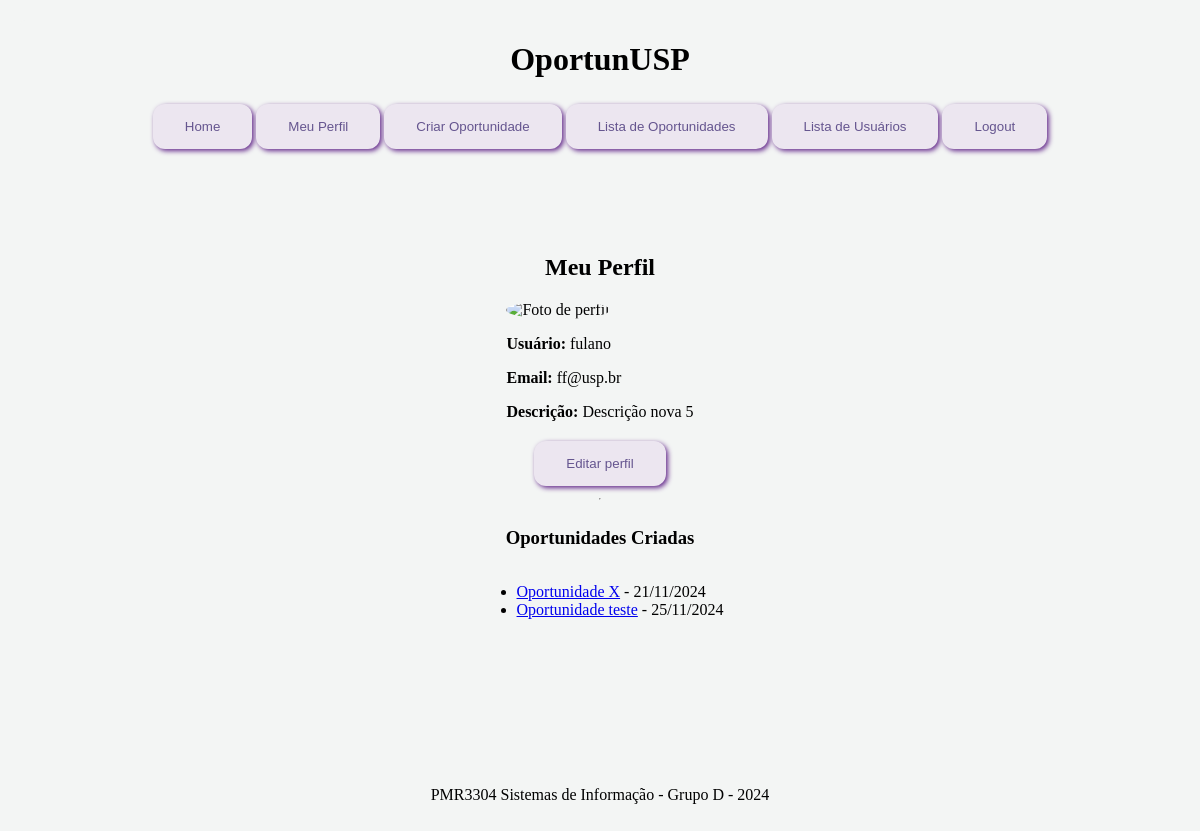
/oportunidades/my_profile/ (signed in), run on the app's committed database.
### oportunidades/models.py (models this page shows, shortened)
class Profile(models.Model):
    user = models.OneToOneField(User, on_delete=models.CASCADE, related_name='profile')
    description = models.TextField(blank=True, null=True)
    profile_pic = models.ImageField(upload_to='profile_pics/', default='profile_pics/default.jpg')

class Opportunity(models.Model):
    title = models.CharField(max_length=255)
    description = models.TextField()
    posted_by = models.ForeignKey(User, on_delete=models.CASCADE)  # Quem publicou
    category = models.CharField(max_length=100)  # Área da pesquisa
    date_posted = models.DateTimeField(auto_now_add=True)
    is_active = models.BooleanField(default=True)  # Se a oportunidade está ativa
    subscribers = models.ManyToManyField(User, related_name='subscribed_opportunities', blank=True)  # Usuários inscritos

### oportunidades/views.py (the view)
# urls.py: path('my_profile/', user_profile, name='user_profile'),
@login_required
def user_profile(request):
    profile = Profile.objects.get(user=request.user)
    opportunities = Opportunity.objects.filter(posted_by=request.user)
    return render(request, 'oportunidades/user_profile.html', {
        'profile': profile,
        'opportunities': opportunities,
    })

### oportunidades/templates/oportunidades/user_profile.html (shortened to what this page needs)
{% extends 'base_generic.html' %}
{% block content %}
<h2>Meu Perfil</h2>
<div>
    <img src="{{ profile.profile_picture.url }}" alt="Foto de perfil" style="max-width: 150px; border-radius: 50%;">
    <p><strong>Usuário:</strong> {{ request.user.username }}</p>
    <p><strong>Email:</strong> {{ request.user.email }}</p>
    <p><strong>Descrição:</strong> {{ profile.description }}</p>
</div>
<a href="{% url 'edit_profile'%}"> <button>Editar perfil </button></a>
<hr>
<h3>Oportunidades Criadas</h3>
<ul>
    {% for opportunity in opportunities %}
        <li>
            <a href="{% url 'opportunity_detail' opportunity.pk %}">{{ opportunity.title }}</a> - {{ opportunity.date_posted|date:"d/m/Y" }}
        </li>
    {% empty %}
        <li>Você ainda não criou nenhuma oportunidade.</li>
    {% endfor %}
</ul>
{% endblock %}

### oportunidades/static/style.css (style rules this page uses)
:root { --button-color:#ECE6F0; --button-hoverColor: #652a8c; --background-color: #F3F5F4; --header-color: #F3F5F4; --nav_color: #6e55a6 ; --content-color: #F3F5F4; --accent-color: #ffffff; --border-color: #00000015; --text-dark:#65558F; }
body { height: 100vh; display: flex; flex-direction: column; background-color: var(--background-color); align-items: center; flex-grow: 1; padding:1%; }
button { background-color: var(--button-color); border: none; color: white; padding: 15px 32px; text-align: center; margin: 4px 2px; border-radius: 12px; transition: background-color 0.3s ease; color: var(--text-dark); box-shadow: 2px 2px 5px var(--button-hoverColor); }

### data on the page
Profile: description "Descrição nova 5"
Opportunity: title "Oportunidade X", date_posted "21/11/2024"
Opportunity: title "Oportunidade teste", date_posted "25/11/2024"

### other printed values
{{ request.user.username }} "fulano"
{{ request.user.email }} "ff@usp.br"
